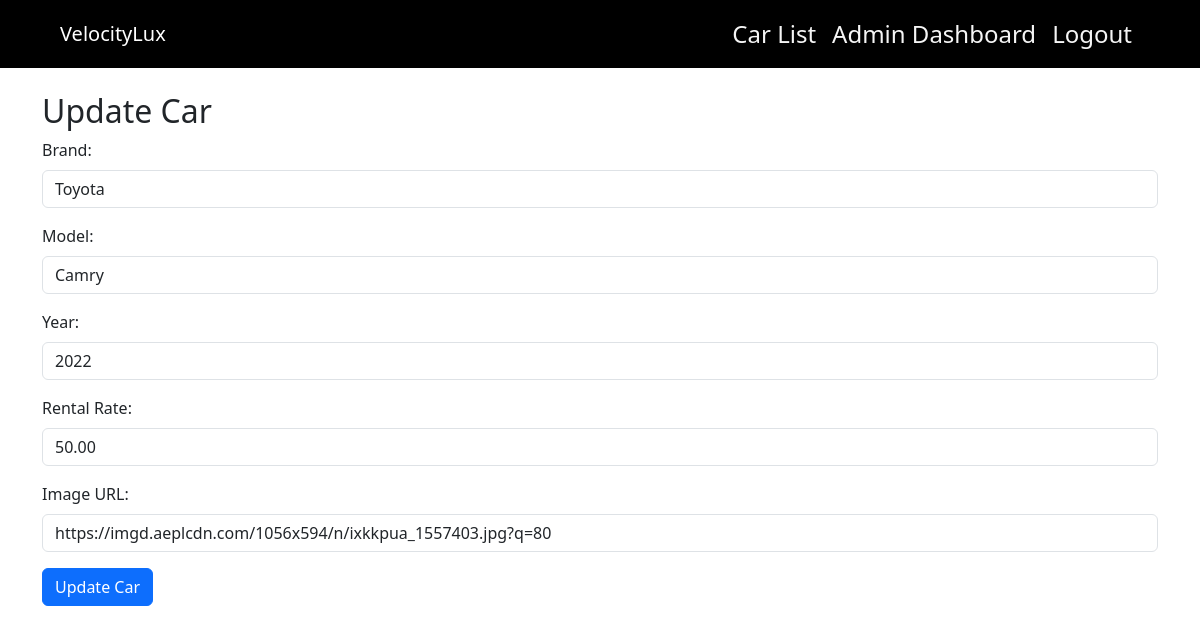
Screenshot of /components/update_car.php?id=1 (signed in) with the database file from the repository.
### tables this page shows
CREATE TABLE `cars` (
  `car_id` int(11) NOT NULL,
  `brand` varchar(50) NOT NULL,
  `model` varchar(50) NOT NULL,
  `year` int(11) NOT NULL,
  `rental_rate` decimal(8,2) NOT NULL,
  `available` tinyint(1) DEFAULT 1,
  `created_at` timestamp NOT NULL DEFAULT current_timestamp(),
  `image_url` varchar(255) DEFAULT NULL
);

### components/update_car.php (the view, shortened to what this page needs)
<?php
include_once '../includes/connection_db.php';
if (isset($_GET['id'])) {
    $car_id = $_GET['id'];
    $result = mysqli_query($conn, "SELECT * FROM cars WHERE car_id = $car_id");
    $car = mysqli_fetch_assoc($result);
} else {
    header('Location: ../car_list.php');
    exit();
}
?>
<!DOCTYPE html>
<html lang="en">
<head>
    <link rel="stylesheet" href="css/style.css">
    <link href="https://cdn.jsdelivr.net/npm/bootstrap@5.3.2/dist/css/bootstrap.min.css" rel="stylesheet">
</head>
<body>
    <?php include_once '../includes/navbar.php'; ?>
    <div class="container mt-4">
        <h2>Update Car</h2>
        <form action="../components/admin_operations.php" method="post">
            <div class="mb-3">
                <label for="brand" class="form-label">Brand:</label>
                <input type="text" class="form-control" name="brand" value="<?php echo $car['brand']; ?>" required>
            </div>
            <div class="mb-3">
                <label for="model" class="form-label">Model:</label>
                <input type="text" class="form-control" name="model" value="<?php echo $car['model']; ?>" required>
            </div>
            <div class="mb-3">
                <label for="year" class="form-label">Year:</label>
                <input type="number" class="form-control" name="year" value="<?php echo $car['year']; ?>" required>
            </div>
            <div class="mb-3">
                <label for="rental_rate" class="form-label">Rental Rate:</label>
                <input type="number" step="0.01" class="form-control" name="rental_rate" value="<?php echo $car['rental_rate']; ?>" required>
            </div>
            <div class="mb-3">
                <label for="image_url" class="form-label">Image URL:</label>
                <input type="text" class="form-control" name="image_url" value="<?php echo $car['image_url']; ?>" required>
            </div>
            <button type="submit" class="btn btn-primary" name="update_car">Update Car</button>
        </form>
    </div>
</body>
</html>

### css/style.css (style rules this page uses)
html { scroll-behavior: smooth; }
body { height: 100vh; font-family: 'Bebas Neue', sans-serif; font-size: 1.4rem; }

### rows the page displays
cars: brand "Toyota", model "Camry", year "2022", rental_rate "50.00", image_url "https://imgd.aeplcdn.com/1056x594/n/ixkkpua_1557403.jpg?q=80"
